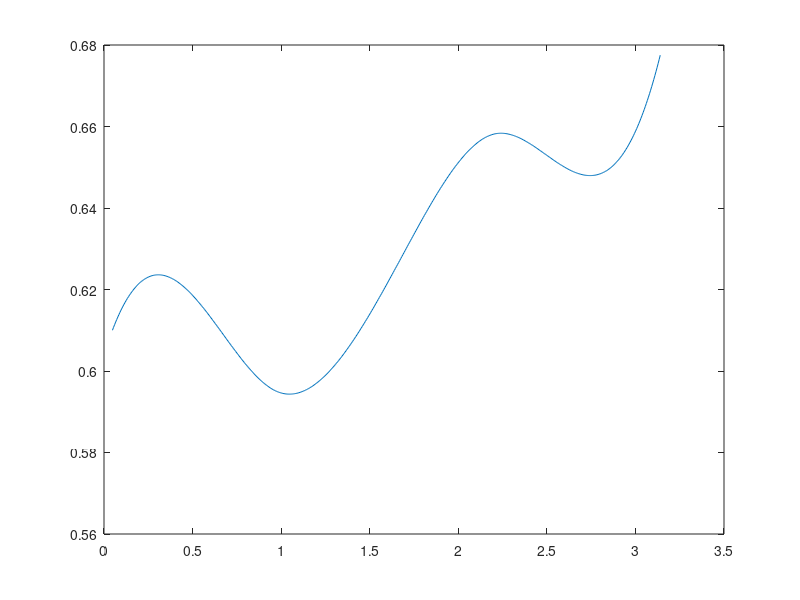
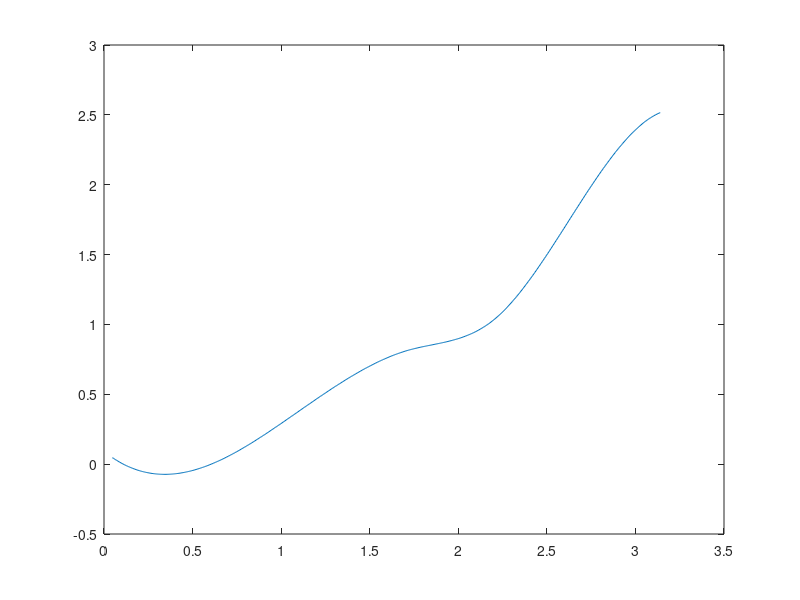

MATLAB code to generate these figures, in order: (Note: this script raises an error after producing the figures.)
% FIR filter design using LS method with arbitrary amp. & phase resp.
% (nonlinear phase)
clc;close all;clear all

%% setups & measurement results
fs = 16e9;
fn = 31/4096*fs:125e6:2047/4096*fs;
f_norm = 2*pi*fn/fs;
fn_intp = linspace(f_norm(1),f_norm(end),512);
amp0 = [0.6100 0.6082 0.5949 0.6309 0.6582 0.6482 0.6775];
phs0 = [0.0465 0.0465 0.2740 0.8148 1.0403 1.8896 2.5158];
f_meas = [f_norm(1) f_norm(14) f_norm(20) f_norm(35) f_norm(45) f_norm(55) f_norm(end)];

% interpolation to have dense data
amp = interp1(f_meas,amp0,fn_intp,'spline');
phs = interp1(f_meas,phs0,fn_intp,'spline');
figure;plot(fn_intp,amp);figure;plot(fn_intp,phs);
% Matt's suggestion
tap_num = 31;
del = 15;
phs = phs - fn_intp * del;
%% Test with Matt. L.'s alg.
D = amp.*exp(1j*phs);% desired response
W = [ones(1,32) ones(1,448) ones(1,32)];% weighted 
% tap_num = 11;
h = lslevin(tap_num,fn_intp,D,W); % please download the lslevin function
figure;stem(h,'linewidth',2);grid on;xlabel('Index');ylabel('Amp.')

% plot to check
[A,F] = freqz(h,1,512);
figure;plot(fn_intp,amp);grid on
hold on;plot(F,abs(A));xlabel('Norm freq. (rad./sample)');ylabel('Amp.')
legend('Original','LS results')
figure;plot(fn_intp,phs);grid on
hold on;plot(F,angle(A));xlabel('Norm freq. (rad./sample)');ylabel('rad.')
legend('Original','LS results')
